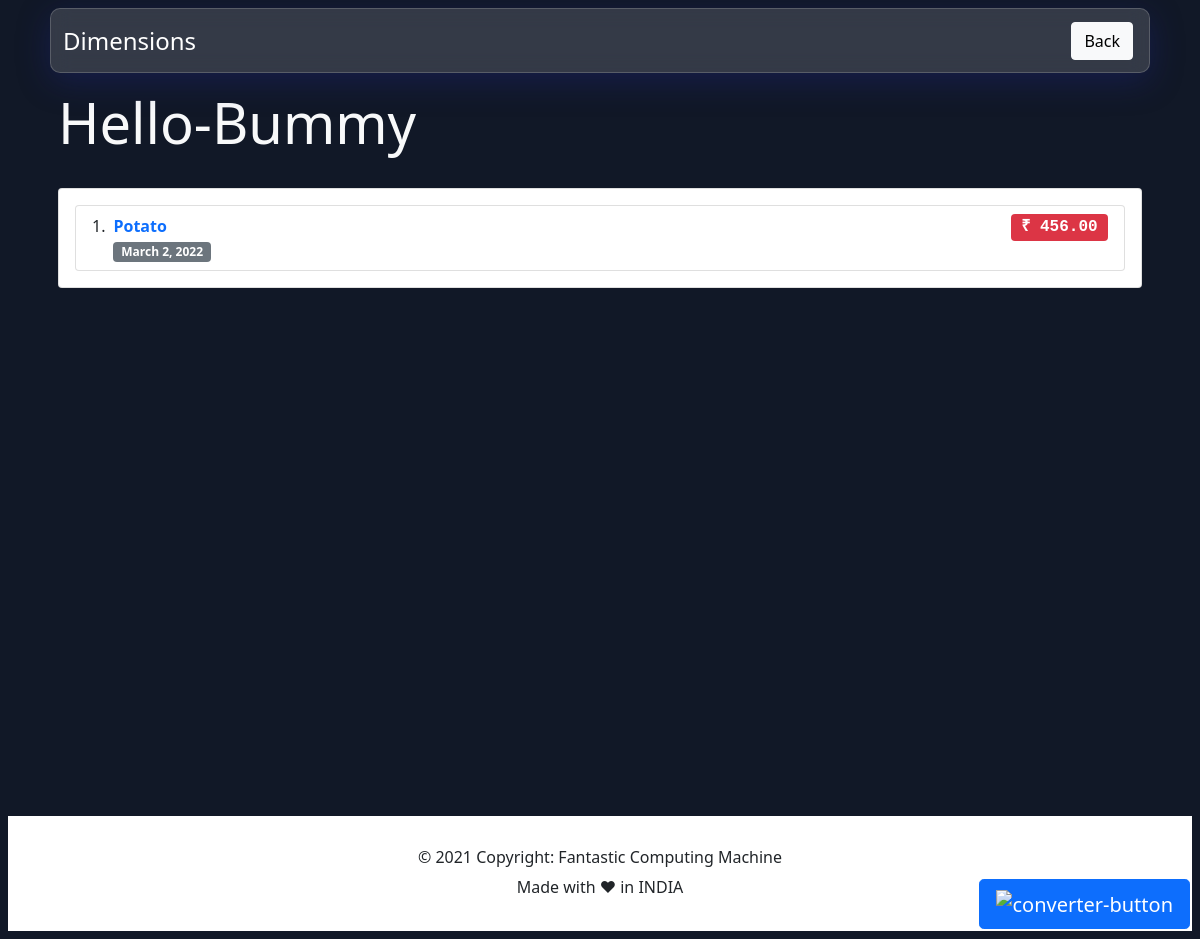
The page /expense/payee/4/hello-bummy/ on the database its author committed.
### expense/models.py (models this page shows, shortened)
class Payee(models.Model):
    phoneNumberRegex = RegexValidator(regex=r"^\+?1?\d{8,15}$")
    name = models.CharField(max_length=255)
    description = models.TextField(blank=True, null=True)
    created_on = models.DateTimeField(auto_now_add=True)
    updated_on = models.DateTimeField(auto_now=True)
    phoneNumber = models.CharField(blank=True,
                                   validators=[phoneNumberRegex], max_length=11)

class Expense(models.Model):
    project = models.ForeignKey(
        Project, on_delete=models.CASCADE, default=1)
    payee = models.ForeignKey(Payee, on_delete=models.CASCADE)
    amount = models.DecimalField(
        max_digits=10, decimal_places=2, blank=True, null=True)
    created_on = models.DateTimeField(auto_now_add=True)
    updated_on = models.DateTimeField(auto_now=True)
    payment_status = models.CharField(
        max_length=2,
        choices=PAYMENT_STATUS,
        default="N",
    )

### dimension/models.py (models this page shows, shortened)
class Project(models.Model):
    name = models.CharField(max_length=255, unique=True, default='')
    author = models.ForeignKey(User, on_delete=models.CASCADE)
    description = models.TextField(
        max_length=255, blank=True, null=True, default='')
    created_on = models.DateTimeField(auto_now_add=True)
    updated_on = models.DateTimeField(auto_now=True)

### expense/views.py (the view)
class PayeeExpensesView(ListView):
    model = Expense
    template_name = 'payee_expense.html'
    def get_context_data(self, **kwargs):
        kwargs['expenses'] = Expense.objects.filter(
            payee__id=self.kwargs['pk'])
        kwargs['payee'] = Payee.objects.filter(
            id=self.kwargs['pk'])[0]
        return super(PayeeExpensesView, self).get_context_data(**kwargs)

### expense/templates/payee_expense.html (shortened to what this page needs)
{% extends 'base.html' %}
{% load static %} {% load humanize %}
{% block body %}
<div class="container px-3">
    <div class="text-light pt-2 display-4">{{payee.name|title}}</div>
    <div class="row flex-md-row py-3">
        <div class="col col_height">
            <div class=" card my-2">
                <div class="card-body">
                    <ol class="list-group list-group-numbered">
                        {% for item in expenses %}
                        <li class="list-group-item d-flex justify-content-between align-items-start">
                            <div class="ms-2 me-auto">
                                <a href="{% url 'project_detail' item.project.id item.project.name %}"
                                    style="text-decoration: none;">
                                    <div class="fw-bold">
                                        {{item.project.name | title}}
                                    </div>
                                </a>
                                <span class="badge bg-secondary">
                                    {{item.created_on | date}}</span>
                            </div>
                            {% if item.payment_status == 'P' %}
                            <span class="badge bg-danger fs-6 font-monospace">
                                ₹ {{item.amount | intcomma}}</span>
                            {% else %}
                            <span class="badge bg-success fs-6 font-monospace">
                                ₹ {{item.amount | intcomma}}</span>
                            {% endif %}
                        </li>
                        {% endfor %}
                    </ol>
                </div>
            </div>
        </div>
    </div>
</div>
{% endblock %}

### static/css/styles.css (style rules this page uses)
.col_height { max-height: 800px; direction: ltr; }

### rows shown on the page
Payee: name "Hello-Bummy"
Expense: project.name "Potato", created_on "March 2, 2022", amount "456.00"
